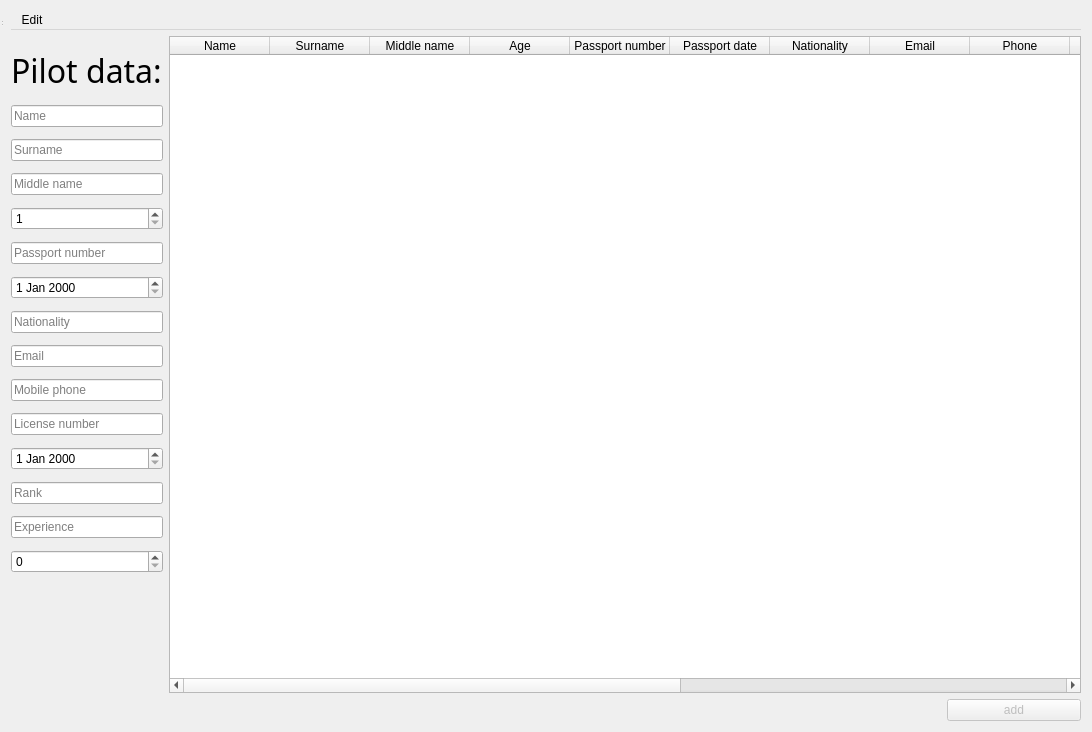
<?xml version="1.0" encoding="UTF-8"?>
<ui version="4.0">
 <class>PilotsRegDialog</class>
 <widget class="QDialog" name="PilotsRegDialog">
  <property name="geometry">
   <rect>
    <x>0</x>
    <y>0</y>
    <width>1092</width>
    <height>732</height>
   </rect>
  </property>
  <property name="baseSize">
   <size>
    <width>1500</width>
    <height>800</height>
   </size>
  </property>
  <property name="windowTitle">
   <string>Pilots</string>
  </property>
  <layout class="QGridLayout" name="gridLayout">
   <item row="0" column="0">
    <widget class="QMenuBar" name="menubar">
     <widget class="QMenu" name="menuEdit">
      <property name="title">
       <string>Edit</string>
      </property>
      <addaction name="actionUndo"/>
     </widget>
     <addaction name="menuEdit"/>
    </widget>
   </item>
   <item row="1" column="0">
    <layout class="QVBoxLayout" name="verticalLayout" stretch="0,0">
     <item>
      <layout class="QHBoxLayout" name="horizontalLayout_2" stretch="1,6">
       <item>
        <layout class="QVBoxLayout" name="verticalLayout_2">
         <property name="spacing">
          <number>0</number>
         </property>
         <item>
          <widget class="QLabel" name="label">
           <property name="sizePolicy">
            <sizepolicy hsizetype="Fixed" vsizetype="Fixed">
             <horstretch>0</horstretch>
             <verstretch>0</verstretch>
            </sizepolicy>
           </property>
           <property name="font">
            <font>
             <family>Academy Engraved LET</family>
             <pointsize>24</pointsize>
            </font>
           </property>
           <property name="text">
            <string>Pilot data:</string>
           </property>
          </widget>
         </item>
         <item>
          <widget class="QLineEdit" name="name">
           <property name="placeholderText">
            <string>Name</string>
           </property>
          </widget>
         </item>
         <item>
          <widget class="QLineEdit" name="surname">
           <property name="placeholderText">
            <string>Surname</string>
           </property>
          </widget>
         </item>
         <item>
          <widget class="QLineEdit" name="middle">
           <property name="placeholderText">
            <string>Middle name</string>
           </property>
          </widget>
         </item>
         <item>
          <widget class="QSpinBox" name="Age">
           <property name="specialValueText">
            <string/>
           </property>
           <property name="accelerated">
            <bool>false</bool>
           </property>
           <property name="minimum">
            <number>1</number>
           </property>
           <property name="value">
            <number>1</number>
           </property>
          </widget>
         </item>
         <item>
          <widget class="QLineEdit" name="passNum">
           <property name="placeholderText">
            <string>Passport number</string>
           </property>
          </widget>
         </item>
         <item>
          <widget class="QDateEdit" name="passDate"/>
         </item>
         <item>
          <widget class="QLineEdit" name="nationality">
           <property name="placeholderText">
            <string>Nationality</string>
           </property>
          </widget>
         </item>
         <item>
          <widget class="QLineEdit" name="email">
           <property name="placeholderText">
            <string>Email</string>
           </property>
          </widget>
         </item>
         <item>
          <widget class="QLineEdit" name="phone">
           <property name="placeholderText">
            <string>Mobile phone</string>
           </property>
          </widget>
         </item>
         <item>
          <widget class="QLineEdit" name="licenseNum">
           <property name="placeholderText">
            <string>License number</string>
           </property>
          </widget>
         </item>
         <item>
          <widget class="QDateEdit" name="licenseexpiredate"/>
         </item>
         <item>
          <widget class="QLineEdit" name="rank">
           <property name="placeholderText">
            <string>Rank</string>
           </property>
          </widget>
         </item>
         <item>
          <widget class="QLineEdit" name="experience">
           <property name="placeholderText">
            <string>Experience</string>
           </property>
          </widget>
         </item>
         <item>
          <widget class="QSpinBox" name="flighthours">
           <property name="maximum">
            <number>1000000</number>
           </property>
          </widget>
         </item>
         <item>
          <spacer name="verticalSpacer">
           <property name="orientation">
            <enum>Qt::Orientation::Vertical</enum>
           </property>
           <property name="sizeType">
            <enum>QSizePolicy::Policy::Fixed</enum>
           </property>
           <property name="sizeHint" stdset="0">
            <size>
             <width>20</width>
             <height>100</height>
            </size>
           </property>
          </spacer>
         </item>
        </layout>
       </item>
       <item>
        <widget class="QTableWidget" name="tableWidget">
         <property name="minimumSize">
          <size>
           <width>825</width>
           <height>0</height>
          </size>
         </property>
         <property name="editTriggers">
          <set>QAbstractItemView::EditTrigger::NoEditTriggers</set>
         </property>
         <property name="showGrid">
          <bool>true</bool>
         </property>
         <property name="sortingEnabled">
          <bool>false</bool>
         </property>
         <property name="rowCount">
          <number>0</number>
         </property>
         <property name="columnCount">
          <number>16</number>
         </property>
         <attribute name="horizontalHeaderCascadingSectionResizes">
          <bool>false</bool>
         </attribute>
         <attribute name="horizontalHeaderDefaultSectionSize">
          <number>100</number>
         </attribute>
         <column>
          <property name="text">
           <string>Name</string>
          </property>
         </column>
         <column>
          <property name="text">
           <string>Surname</string>
          </property>
         </column>
         <column>
          <property name="text">
           <string>Middle name</string>
          </property>
         </column>
         <column>
          <property name="text">
           <string>Age</string>
          </property>
         </column>
         <column>
          <property name="text">
           <string>Passport number</string>
          </property>
         </column>
         <column>
          <property name="text">
           <string>Passport date</string>
          </property>
         </column>
         <column>
          <property name="text">
           <string>Nationality</string>
          </property>
         </column>
         <column>
          <property name="text">
           <string>Email</string>
          </property>
         </column>
         <column>
          <property name="text">
           <string>Phone</string>
          </property>
         </column>
         <column>
          <property name="text">
           <string>License num.</string>
          </property>
         </column>
         <column>
          <property name="text">
           <string>License exp. date</string>
          </property>
         </column>
         <column>
          <property name="text">
           <string>Rank</string>
          </property>
         </column>
         <column>
          <property name="text">
           <string>Experience</string>
          </property>
         </column>
         <column>
          <property name="text">
           <string>Flight hours</string>
          </property>
         </column>
         <column>
          <property name="text">
           <string/>
          </property>
         </column>
         <column>
          <property name="text">
           <string/>
          </property>
         </column>
        </widget>
       </item>
      </layout>
     </item>
     <item>
      <layout class="QHBoxLayout" name="horizontalLayout" stretch="7,1">
       <property name="sizeConstraint">
        <enum>QLayout::SizeConstraint::SetDefaultConstraint</enum>
       </property>
       <item>
        <spacer name="horizontalSpacer">
         <property name="orientation">
          <enum>Qt::Orientation::Horizontal</enum>
         </property>
         <property name="sizeHint" stdset="0">
          <size>
           <width>40</width>
           <height>20</height>
          </size>
         </property>
        </spacer>
       </item>
       <item>
        <widget class="QPushButton" name="add">
         <property name="enabled">
          <bool>false</bool>
         </property>
         <property name="whatsThis">
          <string/>
         </property>
         <property name="text">
          <string>add</string>
         </property>
        </widget>
       </item>
      </layout>
     </item>
    </layout>
   </item>
  </layout>
  <widget class="QStatusBar" name="statusbar">
   <property name="geometry">
    <rect>
     <x>0</x>
     <y>0</y>
     <width>3</width>
     <height>27</height>
    </rect>
   </property>
  </widget>
  <action name="actionUndo">
   <property name="text">
    <string>Undo</string>
   </property>
   <property name="shortcut">
    <string>Ctrl+Z</string>
   </property>
  </action>
 </widget>
 <resources/>
 <connections/>
</ui>
